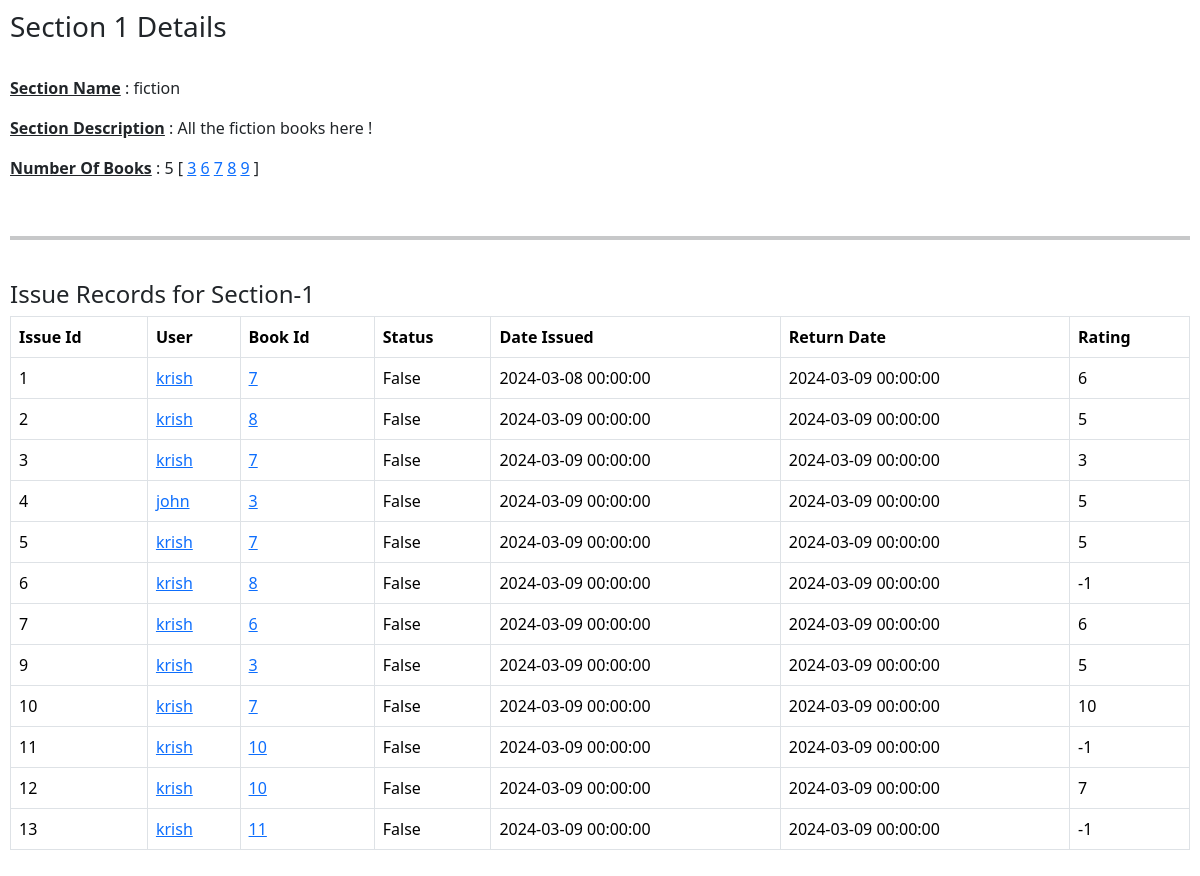
Screenshot of /section/1 (signed in) with the database file from the repository.
### library/models.py (models this page shows, shortened)
class Section(db.Model):
    __tablename__ = "SECTION"
    id = db.Column(db.Integer, primary_key=True, autoincrement=True)
    name = db.Column(db.String(40), nullable=False)
    description = db.Column(db.Text, nullable=False)
    date_created = db.Column(db.DateTime, nullable=False)
    books = db.Relationship('Book', backref="section_books", cascade="all, delete")

class Book(db.Model):
    __tablename__ = "BOOK"
    id = db.Column(db.Integer, primary_key=True, autoincrement=True)
    name = db.Column(db.String(100), nullable=False)
    author = db.Column(db.String(100), nullable=False)
    content = db.Column(db.Text, nullable=False)
    section_id = db.Column(db.Integer, db.ForeignKey('SECTION.id'), nullable=False)
    issues = db.Relationship('Issue', backref="book_issues", cascade="all, delete")

class User(db.Model):
    __tablename__ = "USER"
    id = db.Column(db.Integer, primary_key=True, autoincrement=True)
    username = db.Column(db.String(20), nullable=False, unique=True)
    email = db.Column(db.String(120), nullable=False, unique=True)
    password = db.Column(db.String(120), nullable=False)
    is_admin = db.Column(db.Boolean, default=False)
    issues = db.Relationship('Issue', backref="user_issues", cascade="all, delete")

class Issue(db.Model):
    __tablename__ = "ISSUE"
    id = db.Column(db.Integer, primary_key=True, autoincrement=True)
    rating = db.Column(db.Integer, default=0)
    active_status = db.Column(db.Boolean, default=False)
    user_id = db.Column(db.Integer, db.ForeignKey('USER.id'), nullable=False)
    book_id = db.Column(db.Integer, db.ForeignKey('BOOK.id'), nullable=False)
    date_issued = db.Column(db.DateTime, nullable=False)
    return_date = db.Column(db.DateTime, nullable=False)

### library/routes.py (the view)
@app.route("/section/<id>")
def section_get(id):
    if session.get("username") is None:
        return render_template("no_login.html")
    section = models.Section.query.get(id)
    if section is None:
        data = {
            "type": "Section"
        }
        return render_template("not_found.html", data=data)
    issue_records = models.Issue.query.filter(
        models.Book.section_id == id).all()
    data = {
        "section": section,
        "issue_records": [modify_the_issue_record(ir) for ir in issue_records]
    }
    return render_template("section_get.html", data=data)

### library/routes.py (called while the page is built)
def modify_the_issue_record(issue_record):
    b = models.Book.query.get(issue_record.book_id)
    s = models.Section.query.get(b.section_id)
    u = models.User.query.get(issue_record.user_id)
    modified_issue_record = {
        "issue_id": issue_record.id,
        "book_id": b.id,
        "user_id": u.id,
        "username": u.username,
        "name": b.name,
        "author": b.author,
        "content": b.content,
        "section_name": s.name,
        "date_issued": issue_record.date_issued,
        "status": issue_record.active_status,
        "rating": issue_record.rating,
        "return_date": issue_record.return_date
    }
    return modified_issue_record

### library/templates/section_get.html (shortened to what this page needs)
<!DOCTYPE html>
<html lang="en">
  <head>
    <link
      href="https://cdn.jsdelivr.net/npm/bootstrap@5.3.3/dist/css/bootstrap.min.css"
      rel="stylesheet"
    />
  </head>
  <body>
    <h3>Section {{data["section"].id}} Details</h3>
    <br />
    <p>
      <strong><u>Section Name</u></strong> : {{ data["section"].name }}
    </p>
    <p>
      <strong><u>Section Description</u></strong> : {{
      data["section"].description }}
    </p>
    {% if data["section"].books | length > 0 %}
    <p>
      <strong><u>Number Of Books</u></strong> :
      <span>{{ data["section"].books | length }} [</span>
      {% for b in data["section"].books %}
      <a href="/book/{{b.id}}">{{b.id}}</a>
      {% endfor %}
      <span> ]</span>
    </p>
    {% else %}
    <p>
      <strong><u>Number Of Books</u></strong> : 0
    </p>
    {% endif %}
    <br />
    <hr class="border-4" />
    <br />
    <h4>Issue Records for Section-{{ data["section"].id }}</h4>
    {% if data['issue_records'] | length == 0 %}
    <p>No Issue Records for this book</p>
    {% else %}
    <table class="table table-bordered table-hover">
      <tr>
        <th>Issue Id</th>
        <th>User</th>
        <th>Book Id</th>
        <th>Status</th>
        <th>Date Issued</th>
        <th>Return Date</th>
        <th>Rating</th>
      </tr>
      {% for ir in data['issue_records'] %}
      <tr>
        <td>{{ ir.issue_id }}</td>
        <td><a href="/user/{{ ir.user_id }}">{{ ir.username }}</a></td>
        <td><a href="/book/{{ ir.book_id }}">{{ ir.book_id }}</a></td>
        <td>{{ ir.status }}</td>
        <td>{{ ir.date_issued }}</td>
        <td>{{ ir.return_date }}</td>
        <td>{{ ir.rating }}</td>
      </tr>
      {% endfor %}
    </table>
    {% endif %}
  </body>
</html>

### library/templates/section_get.html (style rules this page uses)
body { padding: 10px; }

### rows the page displays
Section: section.id "1", section.name "fiction", section.description "All the fiction books here !"
Book: id "3"
Book: id "6"
Book: id "7"
Book: id "8"
Book: id "9"
User: username "krish" "krish" "krish" "krish" "krish" "krish" "krish" "krish" "krish" "krish" "krish"
Issue: date_issued "2024-03-08 00:00:00", return_date "2024-03-09 00:00:00"
Issue: date_issued "2024-03-09 00:00:00", return_date "2024-03-09 00:00:00"
Issue: date_issued "2024-03-09 00:00:00", return_date "2024-03-09 00:00:00"
User: username "john"
Issue: date_issued "2024-03-09 00:00:00", return_date "2024-03-09 00:00:00"
Issue: date_issued "2024-03-09 00:00:00", return_date "2024-03-09 00:00:00"
Issue: date_issued "2024-03-09 00:00:00", return_date "2024-03-09 00:00:00"
Issue: date_issued "2024-03-09 00:00:00", return_date "2024-03-09 00:00:00"
Issue: date_issued "2024-03-09 00:00:00", return_date "2024-03-09 00:00:00"
Issue: date_issued "2024-03-09 00:00:00", return_date "2024-03-09 00:00:00"
Issue: date_issued "2024-03-09 00:00:00", return_date "2024-03-09 00:00:00"
Issue: date_issued "2024-03-09 00:00:00", return_date "2024-03-09 00:00:00"
Issue: date_issued "2024-03-09 00:00:00", return_date "2024-03-09 00:00:00"

### other values shown
{{ data["section"].books | length }} "5"
{{ ir.issue_id }} "1" "2" "3" "4" "5" "6" "7" "9" "10" "11" "12" "13"
{{ ir.book_id }} "7" "8" "7" "3" "7" "8" "6" "3" "7" "10" "10" "11"
{{ ir.status }} "False" "False" "False" "False" "False" "False" "False" "False" "False" "False" "False" "False"
{{ ir.rating }} "6" "5" "3" "5" "5" "-1" "6" "5" "10" "-1" "7" "-1"
